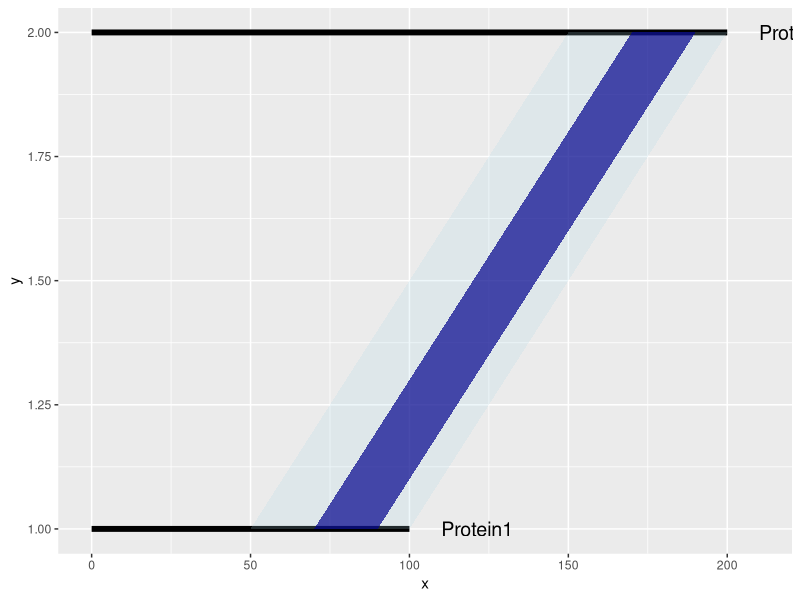

Reproduce this figure in R. (Note: this script raises an error after producing the figure.)
library(ggplot2)

# Define parameters
protein1_length <- 100       # Length of Protein 1
protein2_length <- 200       # Length of Protein 2

aln1_start <- 50         # Start of alignment in Protein 1
aln1_end <- 100          # End of alignment in Protein 1
aln2_start <- 150        # Start of alignment in Protein 2
aln2_end <- 200          # End of alignment in Protein 2

ecf1_start <- 70
ecf1_end <- 90
ecf2_start <- 170
ecf2_end <- 190

aln_identity <- 0.2              # Percentage identity (e.g., 0.8 for 80%)
ecf_identity <- 0.7

# Customization options for the alignment polygon
aln_colour <- "lightblue" # Color of the polygon
ecf_colour <- "darkblue" # Color of the polygon

# Create a base plot with horizontal lines for proteins
p <- ggplot() +
  geom_segment(aes(x = 0, xend = protein1_length, y = 1, yend = 1), size = 2, color = "black") +
  geom_segment(aes(x = 0, xend = protein2_length, y = 2, yend = 2), size = 2, color = "black") +
  geom_text(aes(x = protein1_length + 10, y = 1, label = "Protein1"), size = 5, vjust = 0.5, hjust = 0) +
  geom_text(aes(x = protein2_length + 10, y = 2, label = "Protein2"), size = 5, vjust = 0.5, hjust = 0)

# Add the connecting rectangle for the alignment
p <- p + geom_polygon(data = data.frame(
  x = c(aln1_start, aln1_end, aln2_end, aln2_start),
  y = c(1, 1, 2, 2)
), aes(x = x, y = y), fill = aln_colour, alpha = aln_identity)

# Add the connecting rectangle for the alignment
p <- p + geom_polygon(data = data.frame(
  x = c(ecf1_start, ecf1_end, ecf2_end, ecf2_start),
  y = c(1, 1, 2, 2)
), aes(x = x, y = y), fill = ecf_colour, alpha = ecf_identity)

# Customize plot
p <- p + theme_minimal() +
  labs(title = paste("Protein Alignment Visualization -", round(identity * 100), "% Identity"), 
       x = "Protein Sequence Position", y = "") +
  scale_y_continuous(breaks = c(1, 2), labels = c("Protein1", "Protein2")) +
  theme(axis.text.y = element_text(size = 12))

print(p)
